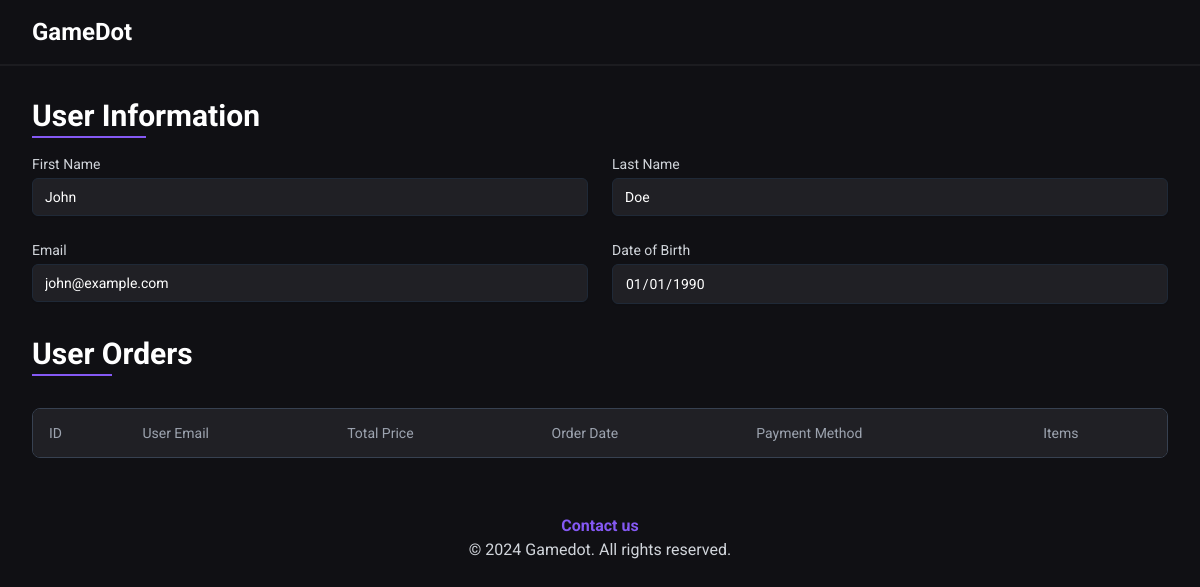
The page /gamedot/admin/users/1 (signed in) on the database its author committed.
### tables this page shows
CREATE TABLE `users` (
  `id` int(11) NOT NULL,
  `fname` varchar(255) DEFAULT NULL,
  `lname` varchar(255) DEFAULT NULL,
  `email` varchar(255) DEFAULT NULL,
  `password` varchar(255) DEFAULT NULL,
  `dob` date DEFAULT NULL
);

### src/admin/users/controllers/user.php (called while the page is built, shortened)
<?php
$user_id = $_GET['user_id'];
$database = new Database();
$query = 'SELECT * FROM users WHERE id = :user_id';
$user = $database->query($query, ['user_id' => $user_id])->qOrAbort();
$ordersColumns = [
  'id' => "ID",
  'user_email' => "User Email",
  'total_price' => "Total Price",
  'order_date' => "Order Date",
  'payment_method' => "Payment Method",
  'items' => "Items"
];
require('src/admin/users/views/user.view.php');

### core/database.php (called while the page is built, shortened)
<?php
class Database
{
  private $host = 'localhost';
  private $db_name = 'gamedot';
  private $port = '3308';
  private $username = 'root';
  private $connection;
  private $statement;
  public function __construct()
  {
    $this->connection = null;
    try {
      $this->connection = new PDO('mysql:host=' . $this->host . ';port=' . $this->port . ';dbname=' . $this->db_name . ';user=' . $this->username);
      $this->connection->setAttribute(PDO::ATTR_ERRMODE, PDO::ERRMODE_EXCEPTION);
      $this->connection->setAttribute(PDO::ATTR_DEFAULT_FETCH_MODE, PDO::FETCH_ASSOC);
    } catch (PDOException $e) {
      echo 'Connection Error: ' . $e->getMessage();
    }
  }
  public function query($query, $params = [])
  {
    $this->statement = $this->connection->prepare($query);
    $this->statement->execute($params);
    return $this;
  }
  public function qOrAbort()
  {
    $result = $this->statement->fetch();
    return $result;
  }
}

### src/admin/users/views/user.view.php (the view, shortened to what this page needs)
<main>
  <div class="xl:container mx-auto p-8">
    <h2 class="text-3xl font-bold mb-4 inline-block relative pb-1">
      User Information
      <span class="absolute bottom-0 left-0 w-1/2 h-0.5 bg-primary"></span>
    </h2>
    <div>
      <div class="grid grid-cols-1 md:grid-cols-2 gap-6">
        <div>
          <label for="fname" class="block text-sm text-gray-300">First Name</label>
          <input type="text" name="fname" id="fname" value="<?= $user['fname'] ?>" class="bg-secondaryBlack mt-1 block w-full px-3 py-2 border border-gray-800 rounded-md shadow-sm focus:outline-none focus:ring-primary focus:border-primary sm:text-sm" required placeholder="Enter first name" disabled>
        </div>
        <div>
          <label for="lname" class="block text-sm text-gray-300">Last Name</label>
          <input type="text" name="lname" id="lname" value="<?= $user['lname'] ?>" class="bg-secondaryBlack mt-1 block w-full px-3 py-2 border border-gray-800 rounded-md shadow-sm focus:outline-none focus:ring-primary focus:border-primary sm:text-sm" required placeholder="Enter last name" disabled>
        </div>
        <div>
          <label for="email" class="block text-sm text-gray-300">Email</label>
          <input type="email" name="email" id="email" value="<?= $user['email'] ?>" class="bg-secondaryBlack mt-1 block w-full px-3 py-2 border border-gray-800 rounded-md shadow-sm focus:outline-none focus:ring-primary focus:border-primary sm:text-sm" required placeholder="Enter email" disabled>
        </div>
        <div>
          <label for="dob" class="block text-sm text-gray-300">Date of Birth</label>
          <input type="date" name="dob" id="dob" value="<?= $user['dob'] ?>" class="bg-secondaryBlack mt-1 block w-full px-3 py-2 border border-gray-800 rounded-md shadow-sm focus:outline-none focus:ring-primary focus:border-primary sm:text-sm" required disabled>
        </div>
      </div>
    </div>
    <section class="mt-8">
      <h2 class="text-3xl font-bold inline-block relative pb-1">
        User Orders
        <span class="absolute bottom-0 left-0 w-1/2 h-0.5 bg-primary"></span>
      </h2>
      <div class="flex flex-col mt-6">
        <div class="overflow-x-auto ">
          <div class="inline-block min-w-full py-2 align-middle">
            <div class="overflow-hidden border  border-gray-700 md:rounded-lg">
              <table class="min-w-full divide-y divide-gray-700">
                <thead class="bg-secondaryBlack">
                  <tr>
                    <?php
                    foreach ($ordersColumns as $column) :
                    ?>
                      <th scope='col' class='px-4 py-3.5 text-sm font-normal text-left rtl:text-right text-gray-400'><?= $column ?></th>
                    <?php endforeach; ?>
                  </tr>
                </thead>
              </table>
            </div>
          </div>
        </div>
      </div>
    </section>
  </div>
</main>

### rows shown on the page
users: fname "John", lname "Doe", email "john@example.com", dob "01/01/1990"

### other values the page prints
$column "ID"
$column "User Email"
$column "Total Price"
$column "Order Date"
$column "Payment Method"
$column "Items"
